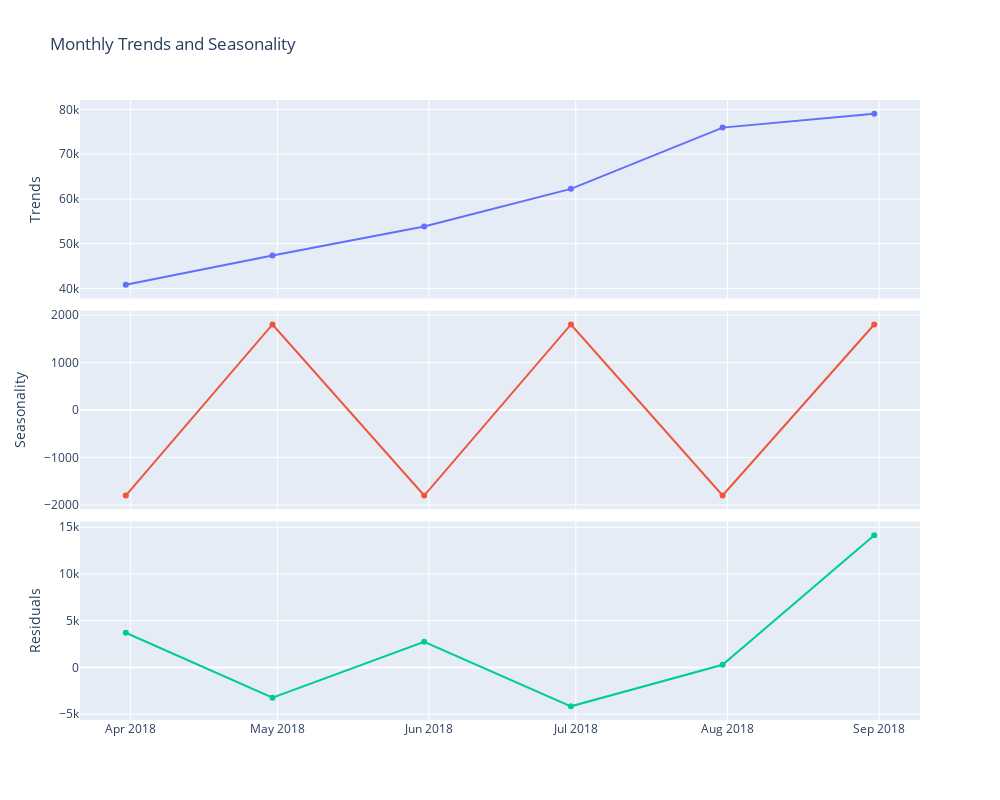

Notebook code cell kept with this figure:
### Markdown cell above
**`Findings`**

Taxi Orders - Hourly Trends and Seasonality
- From our 2018 dataset, which was resampled to an hourly frequency, we see an upwards trend in taxi orders as we head into the later months of the year. While we see no seasonality due to the short series horizon we are given, if the data were to be similar each year then we could safely assume there is/will be predictability with airport taxi orders as orders contract during the winter/spring and expand the following seasons (summer/fall).

### Code cell
decomposed_resampled = seasonal_decompose(monthly_data, extrapolate_trend='freq', period=2)
# .asfreq('MS')

sliced_trend_data = decomposed_resampled.trend
sliced_seasonal_data = decomposed_resampled.seasonal
sliced_residual_data = decomposed_resampled.resid

fig = make_subplots(rows=3, cols=1, shared_xaxes=True, vertical_spacing=0.02)

fig.append_trace(go.Scatter(
    x = sliced_trend_data.index, y= sliced_trend_data #['2018-05':'2018-08']
), row=1, col=1)

fig.append_trace(go.Scatter(
    x = sliced_seasonal_data.index, y= sliced_seasonal_data #['2018-05':'2018-08']
), row=2, col=1) ## assuming this is shown this way given the short time frame (not enough for seasonality)

fig.append_trace(go.Scatter(
    x = sliced_residual_data.index, y= sliced_residual_data #['2018-05':'2018-08']
), row=3, col=1)


fig.update_layout(height=800, width=1000, title_text="Monthly Trends and Seasonality")
fig.update_yaxes(title_text="Trends", row=1, col=1)
fig.update_yaxes(title_text="Seasonality", row=2, col=1)
fig.update_yaxes(title_text="Residuals", row=3, col=1)

fig.update_layout(showlegend=False)


fig.show()

### Figure 1 — Plotly figure (JSON) as saved in the notebook; plotly's stock layout.template omitted (floating-point values rounded to 4 significant figures)
{"data": [{"type": "scatter", "x": ["2018-03-31T00:00:00", "2018-04-30T00:00:00", "2018-05-31T00:00:00", "2018-06-30T00:00:00", "2018-07-31T00:00:00", "2018-08-31T00:00:00"], "xaxis": "x", "y": [40860.0, 47370.0, 53870.0, 62260.0, 75920.0, 79040.0], "yaxis": "y"}, {"type": "scatter", "x": ["2018-03-31T00:00:00", "2018-04-30T00:00:00", "2018-05-31T00:00:00", "2018-06-30T00:00:00", "2018-07-31T00:00:00", "2018-08-31T00:00:00"], "xaxis": "x2", "y": [-1803.0, 1803.0, -1803.0, 1803.0, -1803.0, 1803.0], "yaxis": "y2"}, {"type": "scatter", "x": ["2018-03-31T00:00:00", "2018-04-30T00:00:00", "2018-05-31T00:00:00", "2018-06-30T00:00:00", "2018-07-31T00:00:00", "2018-08-31T00:00:00"], "xaxis": "x3", "y": [3709.0, -3231.0, 2752.0, -4156.0, 286.0, 14130.0], "yaxis": "y3"}], "layout": {"height": 800, "showlegend": false, "title": {"text": "Monthly Trends and Seasonality"}, "width": 1000, "xaxis": {"anchor": "y", "domain": [0, 1], "matches": "x3", "showticklabels": false}, "xaxis2": {"anchor": "y2", "domain": [0, 1], "matches": "x3", "showticklabels": false}, "xaxis3": {"anchor": "y3", "domain": [0, 1]}, "yaxis": {"anchor": "x", "domain": [0.68, 1], "title": {"text": "Trends"}}, "yaxis2": {"anchor": "x2", "domain": [0.34, 0.66], "title": {"text": "Seasonality"}}, "yaxis3": {"anchor": "x3", "domain": [0, 0.32], "title": {"text": "Residuals"}}}}
